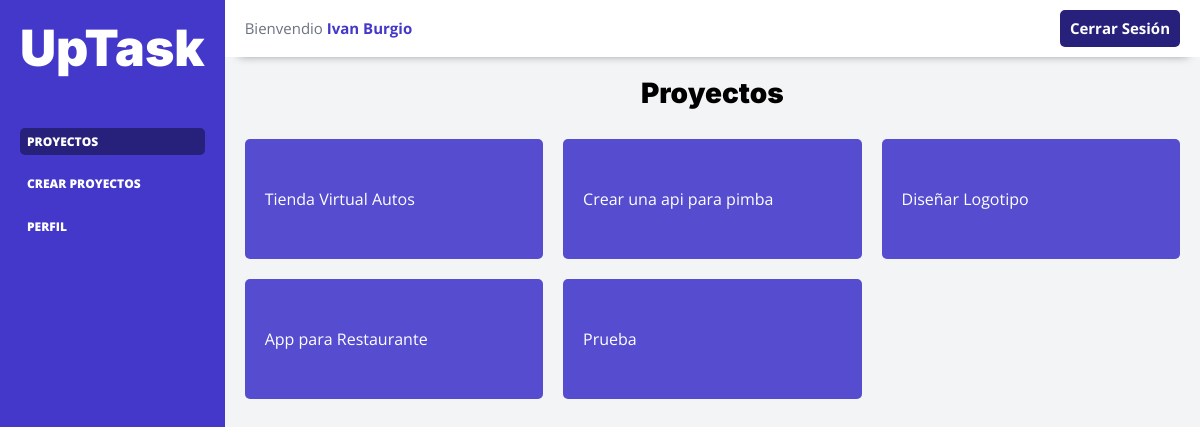
The app's page /dashboard (signed in) with its own data.
### tables this page shows
CREATE TABLE `proyectos` (
  `id` int NOT NULL AUTO_INCREMENT,
  `proyecto` varchar(60) DEFAULT NULL,
  `url` varchar(32) DEFAULT NULL,
  `propietarioId` int DEFAULT NULL,
  PRIMARY KEY (`id`),
  KEY `propietarioId_idx` (`propietarioId`),
  CONSTRAINT `proyectos_ibfk_1` FOREIGN KEY (`propietarioId`) REFERENCES `usuarios` (`id`) ON DELETE SET NULL ON UPDATE SET NULL
);

### controllers/DashboardController.php (called while the page is built, shortened)
<?php
class DashboardController {
    public static function index(Router $router) {
        $id = $_SESSION['id'];
        $proyectos = Proyecto::belongTo('propietarioId', $id);
        $router->render('dashboard/index', [
            'titulo' => 'Proyectos',
            'proyectos' => $proyectos,
        ]);
    }
}

### public/index.php (called while the page is built, shortened)
<?php
$router = new Router();
$router->get('/', [LoginController::class, 'login']);
$router->post('/', [LoginController::class, 'login']);
$router->get('/logout', [LoginController::class, 'logout']);
$router->get('/crear', [LoginController::class, 'crear']);
$router->post('/crear', [LoginController::class, 'crear']);
$router->get('/olvide', [LoginController::class, 'olvide']);
$router->post('/olvide', [LoginController::class, 'olvide']);
$router->get('/reestablecer', [LoginController::class, 'reestablecer']);
$router->post('/reestablecer', [LoginController::class, 'reestablecer']);
$router->get('/mensaje', [LoginController::class, 'mensaje']);
$router->get('/confirmar', [LoginController::class, 'confirmar']);
$router->get('/dashboard', [DashboardController::class, 'index']);
$router->get('/crear-proyecto', [DashboardController::class, 'crear_proyecto']);
$router->post('/crear-proyecto', [DashboardController::class, 'crear_proyecto']);
$router->get('/proyecto', [DashboardController::class, 'proyecto']);
$router->get('/perfil', [DashboardController::class, 'perfil']);
$router->post('/perfil', [DashboardController::class, 'perfil']);
$router->get('/cambiar-password', [DashboardController::class, 'cambiar_password']);
$router->post('/cambiar-password', [DashboardController::class, 'cambiar_password']);
$router->get('/api/tareas', [TareaController::class, 'index']);
$router->post('/api/tarea', [TareaController::class, 'crear']);
$router->post('/api/tarea/actualizar', [TareaController::class, 'actualizar']);
$router->post('/api/tarea/eliminar', [TareaController::class, 'eliminar']);
$router->comprobarRutas();

### models/ActiveRecord.php (called while the page is built, shortened)
<?php
class ActiveRecord {
    protected static $db;
    protected static $tabla = '';
    public static function setDB($database) {
        self::$db = $database;
    }
    public static function belongTo($columna, $valor) {
        $query = "SELECT * FROM " . static::$tabla . " WHERE ${columna} = '${valor}'";
        $resultado = self::consultarSQL($query);
        return $resultado;
    }
    public static function consultarSQL($query) {
        $resultado = self::$db->query($query);
        $array = [];
        while($registro = $resultado->fetch_assoc()) {
            $array[] = static::crearObjeto($registro);
        }
        return $array;
    }
    protected static function crearObjeto($registro) {
        $objeto = new static;
        foreach($registro as $key => $value ) {
            if(property_exists( $objeto, $key  )) {
                $objeto->$key = $value;
            }
        }
        return $objeto;
    }
}

### views/dashboard/index.php (the view)
<?php include_once __DIR__ . '/header-dashboard.php'; ?>
    <?php if(count($proyectos) === 0) { ?>
        <p class="no-proyectos">Usted no tiene proyectos en UpTask <a href="/crear-proyecto"> Comienza creando uno</a>.</p>
    <?php } else { ?>
        <ul class="listado-proyectos">
            <?php foreach($proyectos as $proyecto) { ?>
                <li class="proyecto">
                    <a href="/proyecto?id=<?php echo $proyecto->url; ?>"</a>
                        <?php echo $proyecto->proyecto; ?>
                    </a>
                </li>
            <?php } ?>
        </ul>
    <?php } ?>
<?php include_once __DIR__ . '/footer-dashboard.php'; ?>

### views/dashboard/header-dashboard.php
<div class="dashboard">
    <?php include_once __DIR__ . '/../templates/sidebar.php'; ?>
    <div class="principal">
        <?php include_once __DIR__ . '/../templates/barra.php'; ?>
        <div class="contenido">
            <h2 class="nombre-pagina"><?php echo $titulo ?></h2>

### views/templates/sidebar.php (shortened to what this page needs)
<aside class="sidebar">
    <div class="contenedor-sidebar">
        <h2>UpTask</h2>
    </div>
    <nav class="sidebar-nav">
        <a class="<?php echo ($titulo === 'Proyectos') ? 'activo' : ''; ?>" href="/dashboard">Proyectos</a>
        <a class="<?php echo ($titulo === 'Crear Proyecto') ? 'activo' : ''; ?>" href="/crear-proyecto">Crear Proyectos</a>
        <a class="<?php echo ($titulo === 'Perfil') ? 'activo' : ''; ?>" href="/perfil">Perfil</a>
    </nav>
</aside>

### views/templates/barra.php (shortened to what this page needs)
<div class="barra">
    <p>Bienvendio <span><?php echo $_SESSION['nombre'] ?></span></p>
    <a href="/logout" class="cerrar-sesion">Cerrar Sesión</a>
</div>

### views/dashboard/footer-dashboard.php (shortened to what this page needs)
        </div>
    </div>
</div>

### Router.php (shortened to what this page needs)
<?php
class Router
{
    public array $getRoutes = [];
    public array $postRoutes = [];
    public function get($url, $fn)
    {
        $this->getRoutes[$url] = $fn;
    }
    public function post($url, $fn)
    {
        $this->postRoutes[$url] = $fn;
    }
    public function comprobarRutas()
    {
        $currentUrl = $_SERVER['PATH_INFO'] ?? '/';
        $method = $_SERVER['REQUEST_METHOD'];
        if ($method === 'GET') {
            $fn = $this->getRoutes[$currentUrl] ?? null;
        } else {
            $fn = $this->postRoutes[$currentUrl] ?? null;
        }
        if ( $fn ) {
            call_user_func($fn, $this);
        } else {
            echo "Página No Encontrada o Ruta no válida";
        }
    }
    public function render($view, $datos = [])
    {
        include_once __DIR__ . "/views/$view.php";
        $contenido = ob_get_clean();
        include_once __DIR__ . '/views/layout.php';
    }
}

### views/layout.php (shortened to what this page needs)
<!DOCTYPE html>
<html lang="en">
<head>
    <link rel="stylesheet" href="build/css/app.css">
</head>
<body>
    <?php echo $contenido; ?>
</body>
</html>

### public/build/css/app.css (style rules this page uses)
html { -webkit-text-size-adjust:100%;line-height:1.15 }
body { margin:0 }
a { background-color:transparent }
*,:after,:before { box-sizing:inherit }
html { box-sizing:border-box;font-size:62.5%;height:100% }
body { font-family:Open Sans,sans-serif;font-size:1.6rem;min-height:100% }
a { text-decoration:none }
h1,h2,h3 { font-family:Inter,sans-serif;font-weight:900;margin:0 0 2.5rem }
h2 { font-size:5rem }
p { color:#6b7280;font-size:2rem;line-height:1.8 }
.dashboard { background-color:#f3f4f6 }
@media (min-width:768px) { .dashboard { display:flex;height:100vh } }
.dashboard .principal { flex:1;overflow:scroll }
.dashboard .contenido { padding:2rem }
.dashboard .contenido .nombre-pagina { font-size:2.8rem;text-align:center }
.sidebar { background-color:#4338ca;height:0;opacity:0;overflow:hidden;transition-duration:.5s;transition-property:opacity }
@media (min-width:768px) { .sidebar { height:100%;opacity:1;padding:2rem } }
.sidebar .contenedor-sidebar { align-items:center;display:flex;justify-content:space-between }
.sidebar .contenedor-sidebar h2 { color:#fff;margin:0;text-align:center }
.sidebar .sidebar-nav { margin-top:5rem }
.sidebar .sidebar-nav a { color:#fff;display:block;font-size:2.4rem;font-weight:800;margin-bottom:2rem;padding:.7rem;text-align:center;text-transform:uppercase;transition-duration:.3s;transition-property:background-color }
.sidebar .sidebar-nav a.activo,.sidebar .sidebar-nav a:hover { background-color:#28217b;border-radius:.5rem }
@media (min-width:768px) { .sidebar .sidebar-nav a { font-size:1.2rem;margin-bottom:1.5rem;text-align:left } }
.barra { display:none }
@media (min-width:768px) { .barra { align-items:center;background-color:#fff;box-shadow:1px 12px 9px -13px rgba(0,0,0,.4);display:flex;justify-content:space-between;padding:1rem 2rem } }
.barra p { font-size:1.5rem;margin:0 }
.barra p span { color:#4338ca;font-weight:700 }
.barra .cerrar-sesion { background-color:#28217b;border:none;border-radius:.5rem;color:#fff;display:inline-block;display:block;font-size:1.6rem;font-size:1.5rem;font-weight:700;padding:1rem;text-align:center;transition-duration:.3s;transition-property:background-color;width:100% }
@media (min-width:768px) { .barra .cerrar-sesion { width:auto } }
.listado-proyectos { display:grid;gap:2rem;grid-template-columns:repeat(1,1fr);list-style:none;margin-top:3rem;padding:0 }
@media (min-width:768px) { .listado-proyectos { display:grid;gap:2rem;grid-template-columns:repeat(2,1fr) } }
@media (min-width:1024px) { .listado-proyectos { display:grid;gap:2rem;grid-template-columns:repeat(3,1fr) } }
.listado-proyectos .proyecto { align-items:center;background-color:#564ccf;border-radius:.5rem;display:flex;line-height:2;min-height:12rem;padding:2rem }
.listado-proyectos .proyecto a { color:#fff }

### records on screen
proyectos: proyecto "Tienda Virtual Autos"
proyectos: proyecto "Crear una api para pimba"
proyectos: proyecto "Diseñar Logotipo"
proyectos: proyecto "App para Restaurante"
proyectos: proyecto "Prueba"

### other values on screen
$_SESSION['nombre'] "Ivan Burgio"
$titulo "Proyectos"
